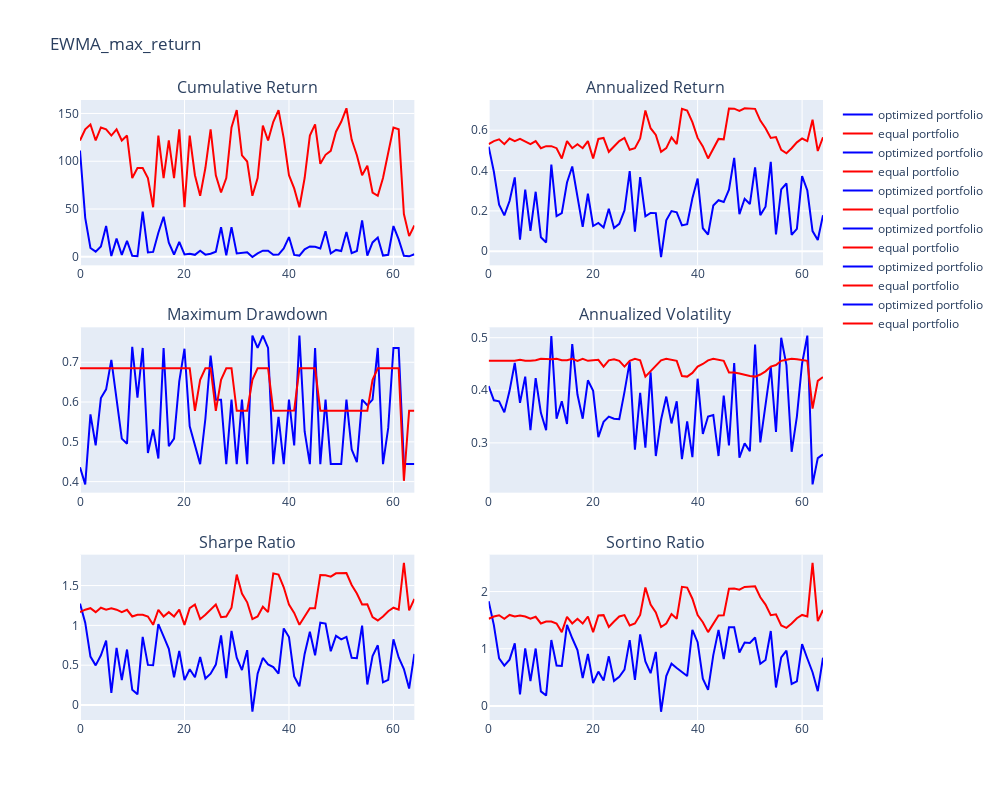

Here is the notebook cell this chart was saved with:
### Markdown cell above
# EWMA Plots

### Code cell
import plotly.graph_objects as go
from plotly.subplots import make_subplots

# Define the titles for the subplots
titles = [
    "Cumulative Return",
    "Annualized Return",
    "Maximum Drawdown",
    "Annualized Volatility",
    "Sharpe Ratio",
    "Sortino Ratio"
]

# Create subplots
fig = make_subplots(rows=3, cols=2, subplot_titles=titles, vertical_spacing=0.1)

# Define the colors for equal and optimized portfolios
equal_color = "red"
optimized_color = "blue"

# Loop through the subplots
k = 0
for i in range(1, 4):
    for j in range(1, 3):
        pf = np.array(final_results["EWMA_EWMA_max_return"])[:, k, 0]
        eq = np.array(final_results["EWMA_EWMA_max_return"])[:, k, 1]
        x = np.arange(pf.shape[0])

        # Add traces to the subplot with the specified colors
        fig.add_trace(go.Scatter(x=x, y=pf, name="optimized portfolio", line=dict(color=optimized_color)), row=i, col=j)
        fig.add_trace(go.Scatter(x=x, y=eq, name="equal portfolio", line=dict(color=equal_color)), row=i, col=j)

        k += 1

# Update subplot layout
fig.update_layout(
    title="EWMA_max_return",
    showlegend=True,
    height=800,
    width=1000,
)

# Show the plot
fig.show()
